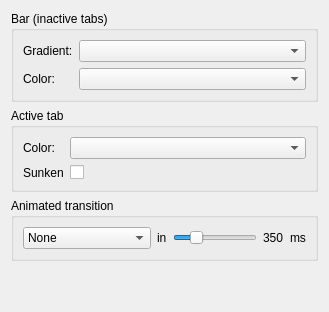
        <widget class="QWidget" name="Tabs">
         <layout class="QVBoxLayout" name="verticalLayout_5">
          <item>
           <widget class="QGroupBox" name="groupBox_6">
            <property name="title">
             <string>Bar (inactive tabs)</string>
            </property>
            <property name="flat">
             <bool>true</bool>
            </property>
            <layout class="QFormLayout" name="formLayout_4">
             <item row="0" column="0">
              <widget class="QLabel" name="label_43">
               <property name="font">
                <font>
                 <weight>50</weight>
                 <bold>false</bold>
                </font>
               </property>
               <property name="text">
                <string>Gradient:</string>
               </property>
               <property name="alignment">
                <set>Qt::AlignLeading|Qt::AlignLeft|Qt::AlignVCenter</set>
               </property>
              </widget>
             </item>
             <item row="0" column="1">
              <widget class="QComboBox" name="gradTab">
               <property name="sizePolicy">
                <sizepolicy hsizetype="MinimumExpanding" vsizetype="Fixed">
                 <horstretch>0</horstretch>
                 <verstretch>0</verstretch>
                </sizepolicy>
               </property>
              </widget>
             </item>
             <item row="1" column="0">
              <widget class="QLabel" name="label_44">
               <property name="text">
                <string>Color:</string>
               </property>
               <property name="alignment">
                <set>Qt::AlignLeading|Qt::AlignLeft|Qt::AlignVCenter</set>
               </property>
              </widget>
             </item>
             <item row="1" column="1">
              <widget class="QComboBox" name="crTabBar">
               <property name="sizePolicy">
                <sizepolicy hsizetype="MinimumExpanding" vsizetype="Fixed">
                 <horstretch>0</horstretch>
                 <verstretch>0</verstretch>
                </sizepolicy>
               </property>
              </widget>
             </item>
            </layout>
           </widget>
          </item>
          <item>
           <widget class="QGroupBox" name="groupBox_8">
            <property name="title">
             <string>Active tab</string>
            </property>
            <property name="flat">
             <bool>true</bool>
            </property>
            <layout class="QFormLayout" name="formLayout_5">
             <item row="0" column="0">
              <widget class="QLabel" name="label_11">
               <property name="font">
                <font>
                 <weight>50</weight>
                 <bold>false</bold>
                </font>
               </property>
               <property name="text">
                <string>Color:</string>
               </property>
               <property name="alignment">
                <set>Qt::AlignLeading|Qt::AlignLeft|Qt::AlignVCenter</set>
               </property>
              </widget>
             </item>
             <item row="0" column="1">
              <widget class="QComboBox" name="crTabBarActive">
               <property name="sizePolicy">
                <sizepolicy hsizetype="MinimumExpanding" vsizetype="Fixed">
                 <horstretch>0</horstretch>
                 <verstretch>0</verstretch>
                </sizepolicy>
               </property>
              </widget>
             </item>
             <item row="1" column="0">
              <widget class="QLabel" name="label_45">
               <property name="text">
                <string>Sunken</string>
               </property>
              </widget>
             </item>
             <item row="1" column="1">
              <widget class="QCheckBox" name="activeTabSunken">
               <property name="text">
                <string/>
               </property>
              </widget>
             </item>
            </layout>
           </widget>
          </item>
          <item>
           <widget class="QGroupBox" name="groupBox_9">
            <property name="title">
             <string>Animated transition</string>
            </property>
            <property name="flat">
             <bool>true</bool>
            </property>
            <layout class="QGridLayout" name="gridLayout_5">
             <item row="0" column="0">
              <widget class="QComboBox" name="tabTransition">
               <property name="sizePolicy">
                <sizepolicy hsizetype="MinimumExpanding" vsizetype="Fixed">
                 <horstretch>0</horstretch>
                 <verstretch>0</verstretch>
                </sizepolicy>
               </property>
               <item>
                <property name="text">
                 <string>None</string>
                </property>
               </item>
               <item>
                <property name="text">
                 <string>Scanline blend</string>
                </property>
               </item>
               <item>
                <property name="text">
                 <string>Slide in</string>
                </property>
               </item>
               <item>
                <property name="text">
                 <string>Slide out</string>
                </property>
               </item>
               <item>
                <property name="text">
                 <string>Roll in</string>
                </property>
               </item>
               <item>
                <property name="text">
                 <string>Roll out</string>
                </property>
               </item>
               <item>
                <property name="text">
                 <string>Open vertically</string>
                </property>
               </item>
               <item>
                <property name="text">
                 <string>Close vertically</string>
                </property>
               </item>
               <item>
                <property name="text">
                 <string>Open horizontally</string>
                </property>
               </item>
               <item>
                <property name="text">
                 <string>Close horizontally</string>
                </property>
               </item>
               <item>
                <property name="text">
                 <string>Crossfade</string>
                </property>
               </item>
              </widget>
             </item>
             <item row="0" column="1">
              <widget class="QLabel" name="label_2">
               <property name="text">
                <string>in</string>
               </property>
              </widget>
             </item>
             <item row="0" column="2">
              <widget class="QSlider" name="tabAnimDuration">
               <property name="sizePolicy">
                <sizepolicy hsizetype="Expanding" vsizetype="Fixed">
                 <horstretch>1</horstretch>
                 <verstretch>0</verstretch>
                </sizepolicy>
               </property>
               <property name="minimum">
                <number>150</number>
               </property>
               <property name="maximum">
                <number>1000</number>
               </property>
               <property name="singleStep">
                <number>50</number>
               </property>
               <property name="pageStep">
                <number>100</number>
               </property>
               <property name="value">
                <number>350</number>
               </property>
               <property name="orientation">
                <enum>Qt::Horizontal</enum>
               </property>
               <property name="tickPosition">
                <enum>QSlider::NoTicks</enum>
               </property>
               <property name="tickInterval">
                <number>50</number>
               </property>
              </widget>
             </item>
             <item row="0" column="3">
              <widget class="QLabel" name="label_5">
               <property name="text">
                <string>350</string>
               </property>
              </widget>
             </item>
             <item row="0" column="4">
              <widget class="QLabel" name="label_6">
               <property name="text">
                <string>ms</string>
               </property>
              </widget>
             </item>
            </layout>
           </widget>
          </item>
          <item>
           <spacer name="verticalSpacer_21">
            <property name="orientation">
             <enum>Qt::Vertical</enum>
            </property>
            <property name="sizeHint" stdset="0">
             <size>
              <width>20</width>
              <height>40</height>
             </size>
            </property>
           </spacer>
          </item>
         </layout>
        </widget>
